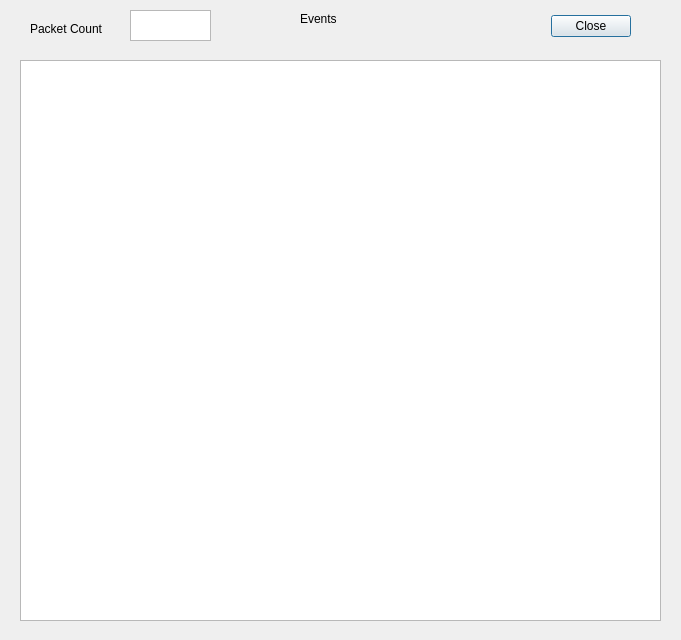
<?xml version="1.0" encoding="UTF-8"?>
<ui version="4.0">
 <class>EventMessageDialog</class>
 <widget class="QDialog" name="EventMessageDialog">
  <property name="geometry">
   <rect>
    <x>0</x>
    <y>0</y>
    <width>681</width>
    <height>640</height>
   </rect>
  </property>
  <property name="windowTitle">
   <string>Event Messages</string>
  </property>
  <widget class="QDialogButtonBox" name="buttonBox">
   <property name="geometry">
    <rect>
     <x>540</x>
     <y>10</y>
     <width>91</width>
     <height>32</height>
    </rect>
   </property>
   <property name="orientation">
    <enum>Qt::Horizontal</enum>
   </property>
   <property name="standardButtons">
    <set>QDialogButtonBox::Close</set>
   </property>
  </widget>
  <widget class="QLabel" name="label">
   <property name="geometry">
    <rect>
     <x>300</x>
     <y>10</y>
     <width>62</width>
     <height>17</height>
    </rect>
   </property>
   <property name="text">
    <string>Events</string>
   </property>
  </widget>
  <widget class="QTextBrowser" name="sequenceCount">
   <property name="geometry">
    <rect>
     <x>130</x>
     <y>10</y>
     <width>81</width>
     <height>31</height>
    </rect>
   </property>
  </widget>
  <widget class="QLabel" name="label_2">
   <property name="geometry">
    <rect>
     <x>30</x>
     <y>20</y>
     <width>91</width>
     <height>17</height>
    </rect>
   </property>
   <property name="text">
    <string>Packet Count</string>
   </property>
  </widget>
  <widget class="QTextBrowser" name="eventOutput">
   <property name="geometry">
    <rect>
     <x>20</x>
     <y>60</y>
     <width>641</width>
     <height>561</height>
    </rect>
   </property>
  </widget>
 </widget>
 <resources/>
 <connections>
  <connection>
   <sender>buttonBox</sender>
   <signal>accepted()</signal>
   <receiver>EventMessageDialog</receiver>
   <slot>accept()</slot>
   <hints>
    <hint type="sourcelabel">
     <x>248</x>
     <y>254</y>
    </hint>
    <hint type="destinationlabel">
     <x>157</x>
     <y>274</y>
    </hint>
   </hints>
  </connection>
  <connection>
   <sender>buttonBox</sender>
   <signal>rejected()</signal>
   <receiver>EventMessageDialog</receiver>
   <slot>reject()</slot>
   <hints>
    <hint type="sourcelabel">
     <x>316</x>
     <y>260</y>
    </hint>
    <hint type="destinationlabel">
     <x>286</x>
     <y>274</y>
    </hint>
   </hints>
  </connection>
 </connections>
</ui>
